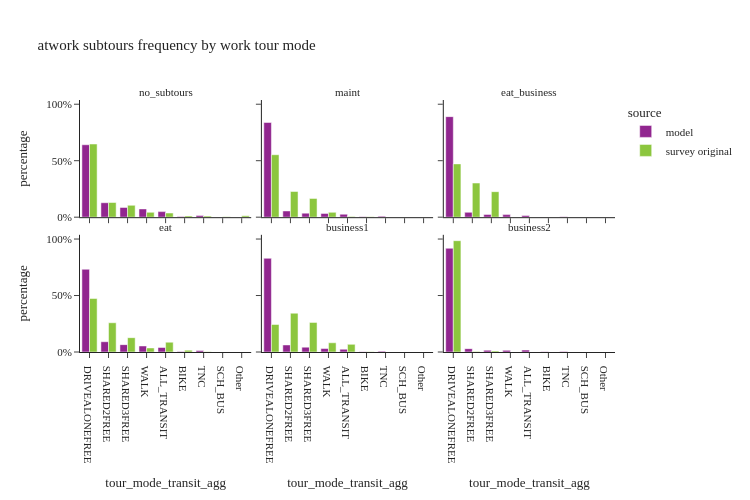

The notebook cell this image was saved under:
### Code cell
util.plot_share_facetbar(work_tour, 'tour_weight', share_col="tour_mode_transit_agg", title="atwork subtours frequency by work tour mode", 
                             facet_col='atwork_subtour_frequency', facet_col_wrap=3, height=500, orientation='v')

### Figure 1 — Plotly figure (JSON) as saved in the notebook; plotly's stock layout.template omitted (floating-point values rounded to 4 significant figures)
{"data": [{"alignmentgroup": "True", "customdata": [[736783], [147050], [99156], [84175], [56636], [7529], [17872]], "hovertemplate": "source=model<br>atwork_subtour_frequency=no_subtours<br>tour_mode_transit_agg=%{x}<br>percentage=%{y}<br>sample_size=%{customdata[0]}<extra></extra>", "legendgroup": "model", "marker": {"color": "#91268F", "pattern": {"shape": ""}}, "name": "model", "offsetgroup": "model", "orientation": "v", "showlegend": true, "textposition": "auto", "type": "bar", "x": ["DRIVEALONEFREE", "SHARED2FREE", "SHARED3FREE", "WALK", "ALL_TRANSIT", "BIKE", "TNC"], "xaxis": "x4", "y": [0.6411, 0.128, 0.08628, 0.07325, 0.04928, 0.006552, 0.01555], "yaxis": "y4"}, {"alignmentgroup": "True", "customdata": [[51732], [3409], [2204], [2069], [1620], [170], [498]], "hovertemplate": "source=model<br>atwork_subtour_frequency=maint<br>tour_mode_transit_agg=%{x}<br>percentage=%{y}<br>sample_size=%{customdata[0]}<extra></extra>", "legendgroup": "model", "marker": {"color": "#91268F", "pattern": {"shape": ""}}, "name": "model", "offsetgroup": "model", "orientation": "v", "showlegend": false, "textposition": "auto", "type": "bar", "x": ["DRIVEALONEFREE", "SHARED2FREE", "SHARED3FREE", "WALK", "ALL_TRANSIT", "BIKE", "TNC"], "xaxis": "x5", "y": [0.8384, 0.05525, 0.03572, 0.03353, 0.02626, 0.002755, 0.008071], "yaxis": "y5"}, {"alignmentgroup": "True", "customdata": [[4855], [235], [132], [124], [80], [6], [22]], "hovertemplate": "source=model<br>atwork_subtour_frequency=eat_business<br>tour_mode_transit_agg=%{x}<br>percentage=%{y}<br>sample_size=%{customdata[0]}<extra></extra>", "legendgroup": "model", "marker": {"color": "#91268F", "pattern": {"shape": ""}}, "name": "model", "offsetgroup": "model", "orientation": "v", "showlegend": false, "textposition": "auto", "type": "bar", "x": ["DRIVEALONEFREE", "SHARED2FREE", "SHARED3FREE", "WALK", "ALL_TRANSIT", "BIKE", "TNC"], "xaxis": "x6", "y": [0.8902, 0.04309, 0.0242, 0.02274, 0.01467, 0.0011, 0.004034], "yaxis": "y6"}, {"alignmentgroup": "True", "customdata": [[51456], [6397], [4577], [3760], [2808], [342], [937]], "hovertemplate": "source=model<br>atwork_subtour_frequency=eat<br>tour_mode_transit_agg=%{x}<br>percentage=%{y}<br>sample_size=%{customdata[0]}<extra></extra>", "legendgroup": "model", "marker": {"color": "#91268F", "pattern": {"shape": ""}}, "name": "model", "offsetgroup": "model", "orientation": "v", "showlegend": false, "textposition": "auto", "type": "bar", "x": ["DRIVEALONEFREE", "SHARED2FREE", "SHARED3FREE", "WALK", "ALL_TRANSIT", "BIKE", "TNC"], "xaxis": "x", "y": [0.7322, 0.09103, 0.06513, 0.0535, 0.03996, 0.004866, 0.01333], "yaxis": "y"}, {"alignmentgroup": "True", "customdata": [[65978], [4963], [3417], [2438], [1941], [213], [586]], "hovertemplate": "source=model<br>atwork_subtour_frequency=business1<br>tour_mode_transit_agg=%{x}<br>percentage=%{y}<br>sample_size=%{customdata[0]}<extra></extra>", "legendgroup": "model", "marker": {"color": "#91268F", "pattern": {"shape": ""}}, "name": "model", "offsetgroup": "model", "orientation": "v", "showlegend": false, "textposition": "auto", "type": "bar", "x": ["DRIVEALONEFREE", "SHARED2FREE", "SHARED3FREE", "WALK", "ALL_TRANSIT", "BIKE", "TNC"], "xaxis": "x2", "y": [0.8295, 0.0624, 0.04296, 0.03065, 0.0244, 0.002678, 0.007368], "yaxis": "y2"}, {"alignmentgroup": "True", "customdata": [[2464], [80], [42], [39], [46], [3], [9]], "hovertemplate": "source=model<br>atwork_subtour_frequency=business2<br>tour_mode_transit_agg=%{x}<br>percentage=%{y}<br>sample_size=%{customdata[0]}<extra></extra>", "legendgroup": "model", "marker": {"color": "#91268F", "pattern": {"shape": ""}}, "name": "model", "offsetgroup": "model", "orientation": "v", "showlegend": false, "textposition": "auto", "type": "bar", "x": ["DRIVEALONEFREE", "SHARED2FREE", "SHARED3FREE", "WALK", "ALL_TRANSIT", "BIKE", "TNC"], "xaxis": "x3", "y": [0.9184, 0.02982, 0.01565, 0.01454, 0.01714, 0.001118, 0.003354], "yaxis": "y3"}, {"alignmentgroup": "True", "customdata": [[1479], [282], [118], [251], [395], [2], [125], [24], [30]], "hovertemplate": "source=survey original<br>atwork_subtour_frequency=no_subtours<br>tour_mode_transit_agg=%{x}<br>percentage=%{y}<br>sample_size=%{customdata[0]}<extra></extra>", "legendgroup": "survey original", "marker": {"color": "#8CC63E", "pattern": {"shape": ""}}, "name": "survey original", "offsetgroup": "survey original", "orientation": "v", "showlegend": true, "textposition": "auto", "type": "bar", "x": ["DRIVEALONEFREE", "SHARED2FREE", "SHARED3FREE", "WALK", "ALL_TRANSIT", "SCH_BUS", "BIKE", "TNC", "Other"], "xaxis": "x4", "y": [0.6478, 0.1301, 0.105, 0.04277, 0.03663, 0.00371, 0.01153, 0.009573, 0.01293], "yaxis": "y4"}, {"alignmentgroup": "True", "customdata": [[47], [13], [5], [10], [12], [6], [2]], "hovertemplate": "source=survey original<br>atwork_subtour_frequency=maint<br>tour_mode_transit_agg=%{x}<br>percentage=%{y}<br>sample_size=%{customdata[0]}<extra></extra>", "legendgroup": "survey original", "marker": {"color": "#8CC63E", "pattern": {"shape": ""}}, "name": "survey original", "offsetgroup": "survey original", "orientation": "v", "showlegend": false, "textposition": "auto", "type": "bar", "x": ["DRIVEALONEFREE", "SHARED2FREE", "SHARED3FREE", "WALK", "ALL_TRANSIT", "BIKE", "Other"], "xaxis": "x5", "y": [0.553, 0.2275, 0.1661, 0.04284, 0.006517, 0.004031, 0.0], "yaxis": "y5"}, {"alignmentgroup": "True", "customdata": [[2], [1], [1]], "hovertemplate": "source=survey original<br>atwork_subtour_frequency=eat_business<br>tour_mode_transit_agg=%{x}<br>percentage=%{y}<br>sample_size=%{customdata[0]}<extra></extra>", "legendgroup": "survey original", "marker": {"color": "#8CC63E", "pattern": {"shape": ""}}, "name": "survey original", "offsetgroup": "survey original", "orientation": "v", "showlegend": false, "textposition": "auto", "type": "bar", "x": ["DRIVEALONEFREE", "SHARED2FREE", "SHARED3FREE"], "xaxis": "x6", "y": [0.4718, 0.3022, 0.226], "yaxis": "y6"}, {"alignmentgroup": "True", "customdata": [[46], [13], [10], [15], [31], [6], [1]], "hovertemplate": "source=survey original<br>atwork_subtour_frequency=eat<br>tour_mode_transit_agg=%{x}<br>percentage=%{y}<br>sample_size=%{customdata[0]}<extra></extra>", "legendgroup": "survey original", "marker": {"color": "#8CC63E", "pattern": {"shape": ""}}, "name": "survey original", "offsetgroup": "survey original", "orientation": "v", "showlegend": false, "textposition": "auto", "type": "bar", "x": ["DRIVEALONEFREE", "SHARED2FREE", "SHARED3FREE", "WALK", "ALL_TRANSIT", "BIKE", "TNC"], "xaxis": "x", "y": [0.4734, 0.2589, 0.1269, 0.03594, 0.08678, 0.01655, 0.001522], "yaxis": "y"}, {"alignmentgroup": "True", "customdata": [[30], [12], [11], [2], [9], [4]], "hovertemplate": "source=survey original<br>atwork_subtour_frequency=business1<br>tour_mode_transit_agg=%{x}<br>percentage=%{y}<br>sample_size=%{customdata[0]}<extra></extra>", "legendgroup": "survey original", "marker": {"color": "#8CC63E", "pattern": {"shape": ""}}, "name": "survey original", "offsetgroup": "survey original", "orientation": "v", "showlegend": false, "textposition": "auto", "type": "bar", "x": ["DRIVEALONEFREE", "SHARED2FREE", "SHARED3FREE", "WALK", "ALL_TRANSIT", "BIKE"], "xaxis": "x2", "y": [0.2436, 0.3435, 0.2622, 0.08174, 0.06751, 0.001492], "yaxis": "y2"}, {"alignmentgroup": "True", "customdata": [[6], [1], [1], [1]], "hovertemplate": "source=survey original<br>atwork_subtour_frequency=business2<br>tour_mode_transit_agg=%{x}<br>percentage=%{y}<br>sample_size=%{customdata[0]}<extra></extra>", "legendgroup": "survey original", "marker": {"color": "#8CC63E", "pattern": {"shape": ""}}, "name": "survey original", "offsetgroup": "survey original", "orientation": "v", "showlegend": false, "textposition": "auto", "type": "bar", "x": ["DRIVEALONEFREE", "SHARED2FREE", "SHARED3FREE", "ALL_TRANSIT"], "xaxis": "x3", "y": [0.9855, 0.005106, 0.00941, 0.0], "yaxis": "y3"}], "layout": {"annotations": [{"font": {}, "showarrow": false, "text": "eat", "x": 0.16, "xanchor": "center", "xref": "paper", "y": 0.465, "yanchor": "bottom", "yref": "paper"}, {"font": {}, "showarrow": false, "text": "business1", "x": 0.5, "xanchor": "center", "xref": "paper", "y": 0.465, "yanchor": "bottom", "yref": "paper"}, {"font": {}, "showarrow": false, "text": "business2", "x": 0.84, "xanchor": "center", "xref": "paper", "y": 0.465, "yanchor": "bottom", "yref": "paper"}, {"font": {}, "showarrow": false, "text": "no_subtours", "x": 0.16, "xanchor": "center", "xref": "paper", "y": 1.0, "yanchor": "bottom", "yref": "paper"}, {"font": {}, "showarrow": false, "text": "maint", "x": 0.5, "xanchor": "center", "xref": "paper", "y": 1.0, "yanchor": "bottom", "yref": "paper"}, {"font": {}, "showarrow": false, "text": "eat_business", "x": 0.84, "xanchor": "center", "xref": "paper", "y": 1.0, "yanchor": "bottom", "yref": "paper"}], "barmode": "group", "height": 500, "legend": {"title": {"text": "source"}, "tracegroupgap": 0}, "title": {"text": "atwork subtours frequency by work tour mode"}, "width": 750, "xaxis": {"anchor": "y", "domain": [0.0, 0.32], "title": {"text": "tour_mode_transit_agg"}}, "xaxis2": {"anchor": "y2", "domain": [0.34, 0.66], "matches": "x", "title": {"text": "tour_mode_transit_agg"}}, "xaxis3": {"anchor": "y3", "domain": [0.68, 1.0], "matches": "x", "title": {"text": "tour_mode_transit_agg"}}, "xaxis4": {"anchor": "y4", "domain": [0.0, 0.32], "matches": "x", "showticklabels": false}, "xaxis5": {"anchor": "y5", "domain": [0.34, 0.66], "matches": "x", "showticklabels": false}, "xaxis6": {"anchor": "y6", "domain": [0.68, 1.0], "matches": "x", "showticklabels": false}, "yaxis": {"anchor": "x", "domain": [0.0, 0.465], "tickformat": ".0%", "title": {"text": "percentage"}}, "yaxis2": {"anchor": "x2", "domain": [0.0, 0.465], "matches": "y", "showticklabels": false, "tickformat": ".0%"}, "yaxis3": {"anchor": "x3", "domain": [0.0, 0.465], "matches": "y", "showticklabels": false, "tickformat": ".0%"}, "yaxis4": {"anchor": "x4", "domain": [0.535, 1.0], "matches": "y", "tickformat": ".0%", "title": {"text": "percentage"}}, "yaxis5": {"anchor": "x5", "domain": [0.535, 1.0], "matches": "y", "showticklabels": false, "tickformat": ".0%"}, "yaxis6": {"anchor": "x6", "domain": [0.535, 1.0], "matches": "y", "showticklabels": false, "tickformat": ".0%"}}}
